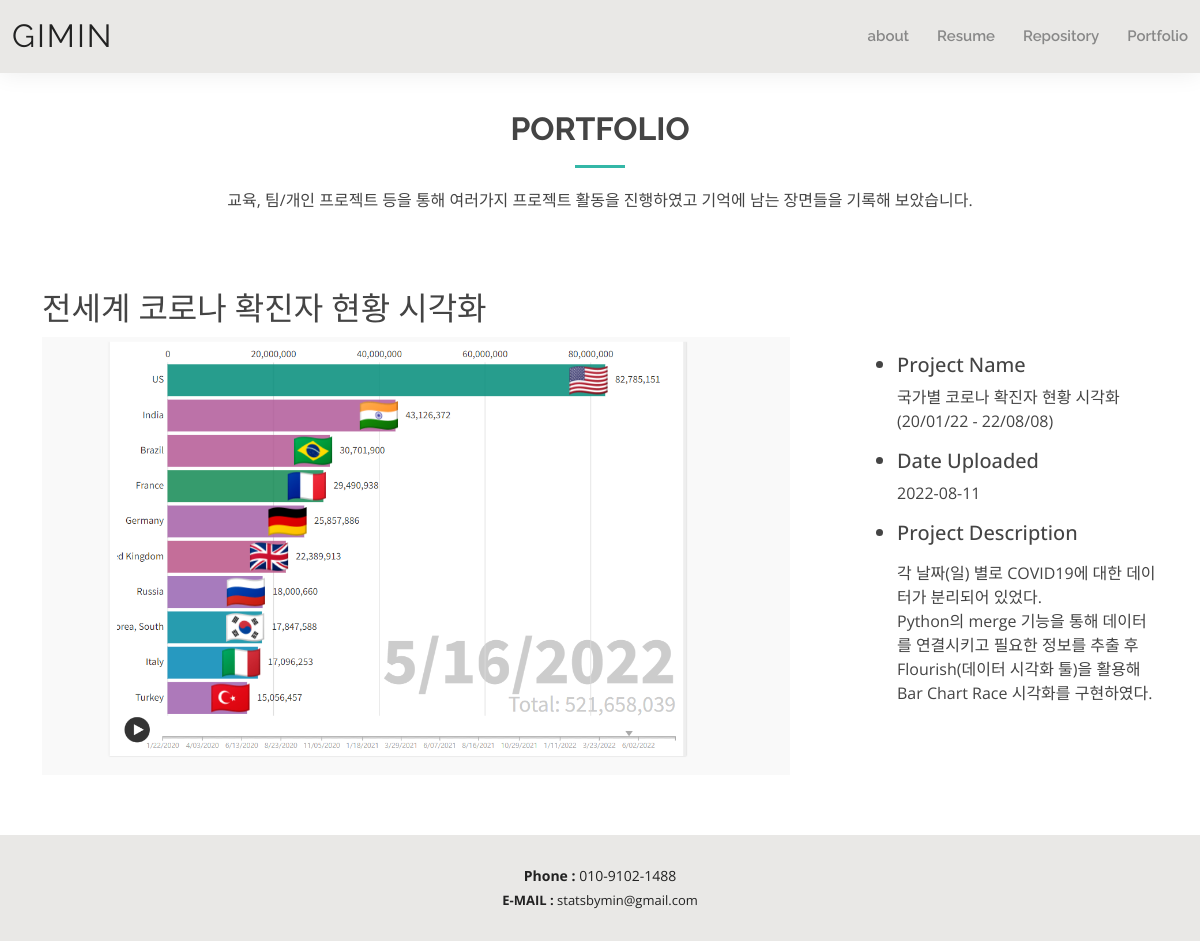
The page /photo/photo/6/ on the database its author committed.
### photo/models.py (models this page shows, shortened)
class Photo(models.Model):
    album = models.ForeignKey(Album, on_delete=models.CASCADE)
    title = models.CharField('TITLE', max_length=30)
    description = models.TextField('Photo_Description', blank=True)
    image = ThumbnailImageField(upload_to = 'photo/%Y/%m')
    upload_dt = models.DateTimeField('Upload Date', auto_now_add=True)
    project_name = models.CharField('Project_Name', max_length=100, blank=True, null=True)
    class Meta:
        ordering = ('-upload_dt', )

### photo/views.py (the view)
# urls.py: path('photo/<int:pk>/', views.PhotoDV.as_view(), name='photo_detail'),
class PhotoDV(DetailView):
    model = Photo

### photo/templates/photo/photo_detail.html (shortened to what this page needs)
{% extends 'base.html' %}
{% load static %}
{% block content %}
<main id="main">
    <section id="portfolio1" class="portfolio1">
      <div class="container" data-aos="fade-up">
        <div class="section-title">
          <h2>Portfolio</h2>
          <p>교육, 팀/개인 프로젝트 등을 통해 여러가지 프로젝트 활동을 진행하였고 기억에 남는 장면들을 기록해 보았습니다.</p>
        </div>
    <h2 class="mt-5">{{ object.title }}</h2>
    <div class="row">
        <div class="col-md-9">
            <a href="{{ object.image.url }}">
                <img src="{{ object.image.url }}" style="width: 90%;">
            </a>
        </div>
        <ul class="col-md-3 mt-3">
            <li class="h5">Project Name</li>
                <p class="font-italic"><a href="https://drive.google.com/drive/folders/1zHrxjB2aHwW0rZsGztlULg03cqLNZJew?usp=sharing">{{ object.project_name }}</a></p>
            <li class="h5">Date Uploaded</li>
                <p class="font-italic">{{ object.upload_dt|date:"Y-m-d" }}</p>
            <li class="h5">Project Description</li>
                {% if object.description %}<p>{{ object.description|linebreaks }}</p>
                {% else %}<p>(blank)</p>{% endif %}
        </ul>
    </div>
    </section>
</main>
{% endblock %}

### static/css/style.css (style rules this page uses)
body { font-family: "Open Sans", sans-serif; color: #444444; }
a { color: #444444; text-decoration: none; }
h1, h2, h3, h4, h5, h6 { font-family: "Raleway", sans-serif; }
#main { margin-top: 50px; }
section { padding: 60px 0; }
.section-title { text-align: center; padding-bottom: 30px; }
.section-title h2 { font-size: 32px; font-weight: bold; text-transform: uppercase; margin-bottom: 20px; padding-bottom: 20px; position: relative; }
.section-title h2::after { content: ""; position: absolute; display: block; width: 50px; height: 3px; background: #34b7a7; bottom: 0; left: calc(50% - 25px); }
.section-title p { margin-bottom: 0; }
.portfolio1 img { transition: all 0.2s linear; }

### rows shown on the page
Photo: title "전세계 코로나 확진자 현황 시각화", image (picture), project_name "국가별 코로나 확진자 현황 시각화(20/01/22 - 22/08/08)", upload_dt "2022-08-11", description "각 날짜(일) 별로 COVID19에 대한 데이터가 분리되어 있었다. Python의 merge 기능을 통해 데이터를 연결시키고 필요한 정보를 추출 후 Flourish(데이터 시각화 툴)을 활용해 Bar Chart Race 시각화를 구현하였다."
